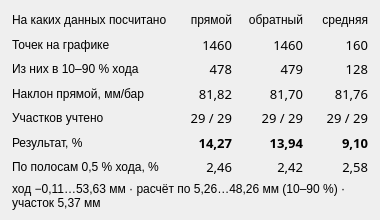
<?xml version="1.0" encoding="UTF-8"?>
<!--
  ЭКСПЕРИМЕНТ: всплывающая справка ⓘ «на каких данных посчитано» для панели
  линейности. Корень — QFrame со стилем section (role ставит
  LinearityLabPresenter: applyRoles() не трогает сам корень формы).
  Подписи — _Title, числа — моноширинным шрифтом прямо здесь (суффикс
  _Data ролью не является, поэтому шрифт из формы не перебивается QSS).
-->
<ui version="4.0">
 <class>LinearityInfoPopup</class>
 <widget class="QFrame" name="LinearityInfoPopup">
  <property name="geometry">
   <rect>
    <x>0</x>
    <y>0</y>
    <width>380</width>
    <height>220</height>
   </rect>
  </property>
  <property name="frameShape">
   <enum>QFrame::Shape::NoFrame</enum>
  </property>
  <layout class="QGridLayout" name="gridLayout_linearityInfo">
   <property name="leftMargin">
    <number>12</number>
   </property>
   <property name="topMargin">
    <number>10</number>
   </property>
   <property name="rightMargin">
    <number>12</number>
   </property>
   <property name="bottomMargin">
    <number>10</number>
   </property>
   <property name="horizontalSpacing">
    <number>16</number>
   </property>
   <property name="verticalSpacing">
    <number>5</number>
   </property>
   <item row="0" column="0">
    <widget class="QLabel" name="label_infoHeader_Title">
     <property name="text">
      <string>На каких данных посчитано</string>
     </property>
    </widget>
   </item>
   <item row="0" column="1">
    <widget class="QLabel" name="label_infoForward_Title">
     <property name="text">
      <string>прямой</string>
     </property>
     <property name="alignment">
      <set>Qt::AlignmentFlag::AlignRight|Qt::AlignmentFlag::AlignTrailing|Qt::AlignmentFlag::AlignVCenter</set>
     </property>
    </widget>
   </item>
   <item row="0" column="2">
    <widget class="QLabel" name="label_infoBackward_Title">
     <property name="text">
      <string>обратный</string>
     </property>
     <property name="alignment">
      <set>Qt::AlignmentFlag::AlignRight|Qt::AlignmentFlag::AlignTrailing|Qt::AlignmentFlag::AlignVCenter</set>
     </property>
    </widget>
   </item>
   <item row="1" column="0">
    <widget class="QLabel" name="label_infoPoints">
     <property name="text">
      <string>Точек на графике</string>
     </property>
    </widget>
   </item>
   <item row="1" column="1">
    <widget class="QLabel" name="label_infoPointsForward_Data">
     <property name="font">
      <font>
       <family>JetBrains Mono</family>
       <pointsize>10</pointsize>
      </font>
     </property>
     <property name="text">
      <string>1460</string>
     </property>
     <property name="alignment">
      <set>Qt::AlignmentFlag::AlignRight|Qt::AlignmentFlag::AlignTrailing|Qt::AlignmentFlag::AlignVCenter</set>
     </property>
    </widget>
   </item>
   <item row="1" column="2">
    <widget class="QLabel" name="label_infoPointsBackward_Data">
     <property name="font">
      <font>
       <family>JetBrains Mono</family>
       <pointsize>10</pointsize>
      </font>
     </property>
     <property name="text">
      <string>1460</string>
     </property>
     <property name="alignment">
      <set>Qt::AlignmentFlag::AlignRight|Qt::AlignmentFlag::AlignTrailing|Qt::AlignmentFlag::AlignVCenter</set>
     </property>
    </widget>
   </item>
   <item row="2" column="0">
    <widget class="QLabel" name="label_infoInRange">
     <property name="text">
      <string>Из них в 10–90 % хода</string>
     </property>
    </widget>
   </item>
   <item row="2" column="1">
    <widget class="QLabel" name="label_infoInRangeForward_Data">
     <property name="font">
      <font>
       <family>JetBrains Mono</family>
       <pointsize>10</pointsize>
      </font>
     </property>
     <property name="text">
      <string>478</string>
     </property>
     <property name="alignment">
      <set>Qt::AlignmentFlag::AlignRight|Qt::AlignmentFlag::AlignTrailing|Qt::AlignmentFlag::AlignVCenter</set>
     </property>
    </widget>
   </item>
   <item row="2" column="2">
    <widget class="QLabel" name="label_infoInRangeBackward_Data">
     <property name="font">
      <font>
       <family>JetBrains Mono</family>
       <pointsize>10</pointsize>
      </font>
     </property>
     <property name="text">
      <string>479</string>
     </property>
     <property name="alignment">
      <set>Qt::AlignmentFlag::AlignRight|Qt::AlignmentFlag::AlignTrailing|Qt::AlignmentFlag::AlignVCenter</set>
     </property>
    </widget>
   </item>
   <item row="3" column="0">
    <widget class="QLabel" name="label_infoSlope">
     <property name="text">
      <string>Наклон прямой, мм/бар</string>
     </property>
    </widget>
   </item>
   <item row="3" column="1">
    <widget class="QLabel" name="label_infoSlopeForward_Data">
     <property name="font">
      <font>
       <family>JetBrains Mono</family>
       <pointsize>10</pointsize>
      </font>
     </property>
     <property name="text">
      <string>81,82</string>
     </property>
     <property name="alignment">
      <set>Qt::AlignmentFlag::AlignRight|Qt::AlignmentFlag::AlignTrailing|Qt::AlignmentFlag::AlignVCenter</set>
     </property>
    </widget>
   </item>
   <item row="3" column="2">
    <widget class="QLabel" name="label_infoSlopeBackward_Data">
     <property name="font">
      <font>
       <family>JetBrains Mono</family>
       <pointsize>10</pointsize>
      </font>
     </property>
     <property name="text">
      <string>81,70</string>
     </property>
     <property name="alignment">
      <set>Qt::AlignmentFlag::AlignRight|Qt::AlignmentFlag::AlignTrailing|Qt::AlignmentFlag::AlignVCenter</set>
     </property>
    </widget>
   </item>
   <item row="4" column="0">
    <widget class="QLabel" name="label_infoWindows">
     <property name="text">
      <string>Участков учтено</string>
     </property>
    </widget>
   </item>
   <item row="4" column="1">
    <widget class="QLabel" name="label_infoWindowsForward_Data">
     <property name="font">
      <font>
       <family>JetBrains Mono</family>
       <pointsize>10</pointsize>
      </font>
     </property>
     <property name="text">
      <string>29 / 29</string>
     </property>
     <property name="alignment">
      <set>Qt::AlignmentFlag::AlignRight|Qt::AlignmentFlag::AlignTrailing|Qt::AlignmentFlag::AlignVCenter</set>
     </property>
    </widget>
   </item>
   <item row="4" column="2">
    <widget class="QLabel" name="label_infoWindowsBackward_Data">
     <property name="font">
      <font>
       <family>JetBrains Mono</family>
       <pointsize>10</pointsize>
      </font>
     </property>
     <property name="text">
      <string>29 / 29</string>
     </property>
     <property name="alignment">
      <set>Qt::AlignmentFlag::AlignRight|Qt::AlignmentFlag::AlignTrailing|Qt::AlignmentFlag::AlignVCenter</set>
     </property>
    </widget>
   </item>
   <item row="5" column="0">
    <widget class="QLabel" name="label_infoResult">
     <property name="text">
      <string>Результат, %</string>
     </property>
    </widget>
   </item>
   <item row="5" column="1">
    <widget class="QLabel" name="label_infoResultForward_Data">
     <property name="font">
      <font>
       <family>JetBrains Mono</family>
       <pointsize>10</pointsize>
       <bold>true</bold>
      </font>
     </property>
     <property name="text">
      <string>14,27</string>
     </property>
     <property name="alignment">
      <set>Qt::AlignmentFlag::AlignRight|Qt::AlignmentFlag::AlignTrailing|Qt::AlignmentFlag::AlignVCenter</set>
     </property>
    </widget>
   </item>
   <item row="5" column="2">
    <widget class="QLabel" name="label_infoResultBackward_Data">
     <property name="font">
      <font>
       <family>JetBrains Mono</family>
       <pointsize>10</pointsize>
       <bold>true</bold>
      </font>
     </property>
     <property name="text">
      <string>13,94</string>
     </property>
     <property name="alignment">
      <set>Qt::AlignmentFlag::AlignRight|Qt::AlignmentFlag::AlignTrailing|Qt::AlignmentFlag::AlignVCenter</set>
     </property>
    </widget>
   </item>
   <item row="0" column="3">
    <widget class="QLabel" name="label_infoAverage_Title">
     <property name="text">
      <string>средняя</string>
     </property>
     <property name="alignment">
      <set>Qt::AlignmentFlag::AlignRight|Qt::AlignmentFlag::AlignTrailing|Qt::AlignmentFlag::AlignVCenter</set>
     </property>
    </widget>
   </item>
   <item row="1" column="3">
    <widget class="QLabel" name="label_infoPointsAverage_Data">
     <property name="font">
      <font>
       <family>JetBrains Mono</family>
       <pointsize>10</pointsize>
      </font>
     </property>
     <property name="text">
      <string>160</string>
     </property>
     <property name="alignment">
      <set>Qt::AlignmentFlag::AlignRight|Qt::AlignmentFlag::AlignTrailing|Qt::AlignmentFlag::AlignVCenter</set>
     </property>
    </widget>
   </item>
   <item row="2" column="3">
    <widget class="QLabel" name="label_infoInRangeAverage_Data">
     <property name="font">
      <font>
       <family>JetBrains Mono</family>
       <pointsize>10</pointsize>
      </font>
     </property>
     <property name="text">
      <string>128</string>
     </property>
     <property name="alignment">
      <set>Qt::AlignmentFlag::AlignRight|Qt::AlignmentFlag::AlignTrailing|Qt::AlignmentFlag::AlignVCenter</set>
     </property>
    </widget>
   </item>
   <item row="3" column="3">
    <widget class="QLabel" name="label_infoSlopeAverage_Data">
     <property name="font">
      <font>
       <family>JetBrains Mono</family>
       <pointsize>10</pointsize>
      </font>
     </property>
     <property name="text">
      <string>81,76</string>
     </property>
     <property name="alignment">
      <set>Qt::AlignmentFlag::AlignRight|Qt::AlignmentFlag::AlignTrailing|Qt::AlignmentFlag::AlignVCenter</set>
     </property>
    </widget>
   </item>
   <item row="4" column="3">
    <widget class="QLabel" name="label_infoWindowsAverage_Data">
     <property name="font">
      <font>
       <family>JetBrains Mono</family>
       <pointsize>10</pointsize>
      </font>
     </property>
     <property name="text">
      <string>29 / 29</string>
     </property>
     <property name="alignment">
      <set>Qt::AlignmentFlag::AlignRight|Qt::AlignmentFlag::AlignTrailing|Qt::AlignmentFlag::AlignVCenter</set>
     </property>
    </widget>
   </item>
   <item row="5" column="3">
    <widget class="QLabel" name="label_infoResultAverage_Data">
     <property name="font">
      <font>
       <family>JetBrains Mono</family>
       <pointsize>10</pointsize>
       <bold>true</bold>
      </font>
     </property>
     <property name="text">
      <string>9,10</string>
     </property>
     <property name="alignment">
      <set>Qt::AlignmentFlag::AlignRight|Qt::AlignmentFlag::AlignTrailing|Qt::AlignmentFlag::AlignVCenter</set>
     </property>
    </widget>
   </item>
   <item row="6" column="0">
    <widget class="QLabel" name="label_infoBinned">
     <property name="text">
      <string>По полосам 0,5 % хода, %</string>
     </property>
    </widget>
   </item>
   <item row="6" column="1">
    <widget class="QLabel" name="label_infoBinnedForward_Data">
     <property name="font">
      <font>
       <family>JetBrains Mono</family>
       <pointsize>10</pointsize>
      </font>
     </property>
     <property name="text">
      <string>2,46</string>
     </property>
     <property name="alignment">
      <set>Qt::AlignmentFlag::AlignRight|Qt::AlignmentFlag::AlignTrailing|Qt::AlignmentFlag::AlignVCenter</set>
     </property>
    </widget>
   </item>
   <item row="6" column="2">
    <widget class="QLabel" name="label_infoBinnedBackward_Data">
     <property name="font">
      <font>
       <family>JetBrains Mono</family>
       <pointsize>10</pointsize>
      </font>
     </property>
     <property name="text">
      <string>2,42</string>
     </property>
     <property name="alignment">
      <set>Qt::AlignmentFlag::AlignRight|Qt::AlignmentFlag::AlignTrailing|Qt::AlignmentFlag::AlignVCenter</set>
     </property>
    </widget>
   </item>
   <item row="6" column="3">
    <widget class="QLabel" name="label_infoBinnedAverage_Data">
     <property name="font">
      <font>
       <family>JetBrains Mono</family>
       <pointsize>10</pointsize>
      </font>
     </property>
     <property name="text">
      <string>2,58</string>
     </property>
     <property name="alignment">
      <set>Qt::AlignmentFlag::AlignRight|Qt::AlignmentFlag::AlignTrailing|Qt::AlignmentFlag::AlignVCenter</set>
     </property>
    </widget>
   </item>
   <item row="7" column="0" colspan="4">
    <widget class="QLabel" name="label_infoRange_Norm">
     <property name="text">
      <string>ход −0,11…53,63 мм · расчёт по 5,26…48,26 мм (10–90 %) · участок 5,37 мм</string>
     </property>
     <property name="wordWrap">
      <bool>true</bool>
     </property>
    </widget>
   </item>
  </layout>
 </widget>
 <resources/>
 <connections/>
</ui>
